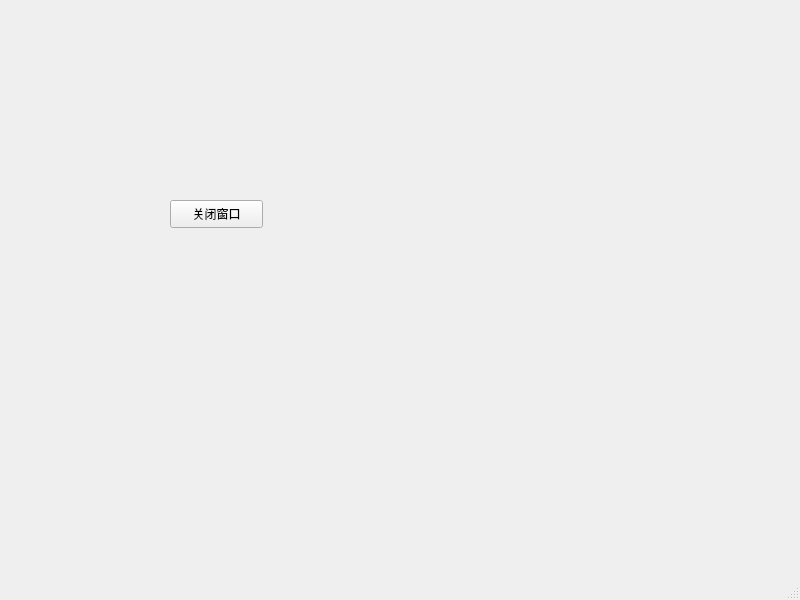
<?xml version="1.0" encoding="UTF-8"?>
<ui version="4.0">
 <class>MainWindow</class>
 <widget class="QMainWindow" name="MainWindow">
  <property name="geometry">
   <rect>
    <x>0</x>
    <y>0</y>
    <width>800</width>
    <height>600</height>
   </rect>
  </property>
  <property name="windowTitle">
   <string>MainWindow</string>
  </property>
  <widget class="QWidget" name="centralwidget">
   <widget class="QPushButton" name="pushButton">
    <property name="geometry">
     <rect>
      <x>170</x>
      <y>200</y>
      <width>93</width>
      <height>28</height>
     </rect>
    </property>
    <property name="text">
     <string>关闭窗口</string>
    </property>
   </widget>
  </widget>
  <widget class="QMenuBar" name="menubar">
   <property name="geometry">
    <rect>
     <x>0</x>
     <y>0</y>
     <width>800</width>
     <height>26</height>
    </rect>
   </property>
  </widget>
  <widget class="QStatusBar" name="statusbar"/>
 </widget>
 <resources/>
 <connections>
  <connection>
   <sender>pushButton</sender>
   <signal>clicked()</signal>
   <receiver>MainWindow</receiver>
   <slot>close()</slot>
   <hints>
    <hint type="sourcelabel">
     <x>216</x>
     <y>245</y>
    </hint>
    <hint type="destinationlabel">
     <x>210</x>
     <y>304</y>
    </hint>
   </hints>
  </connection>
 </connections>
</ui>
